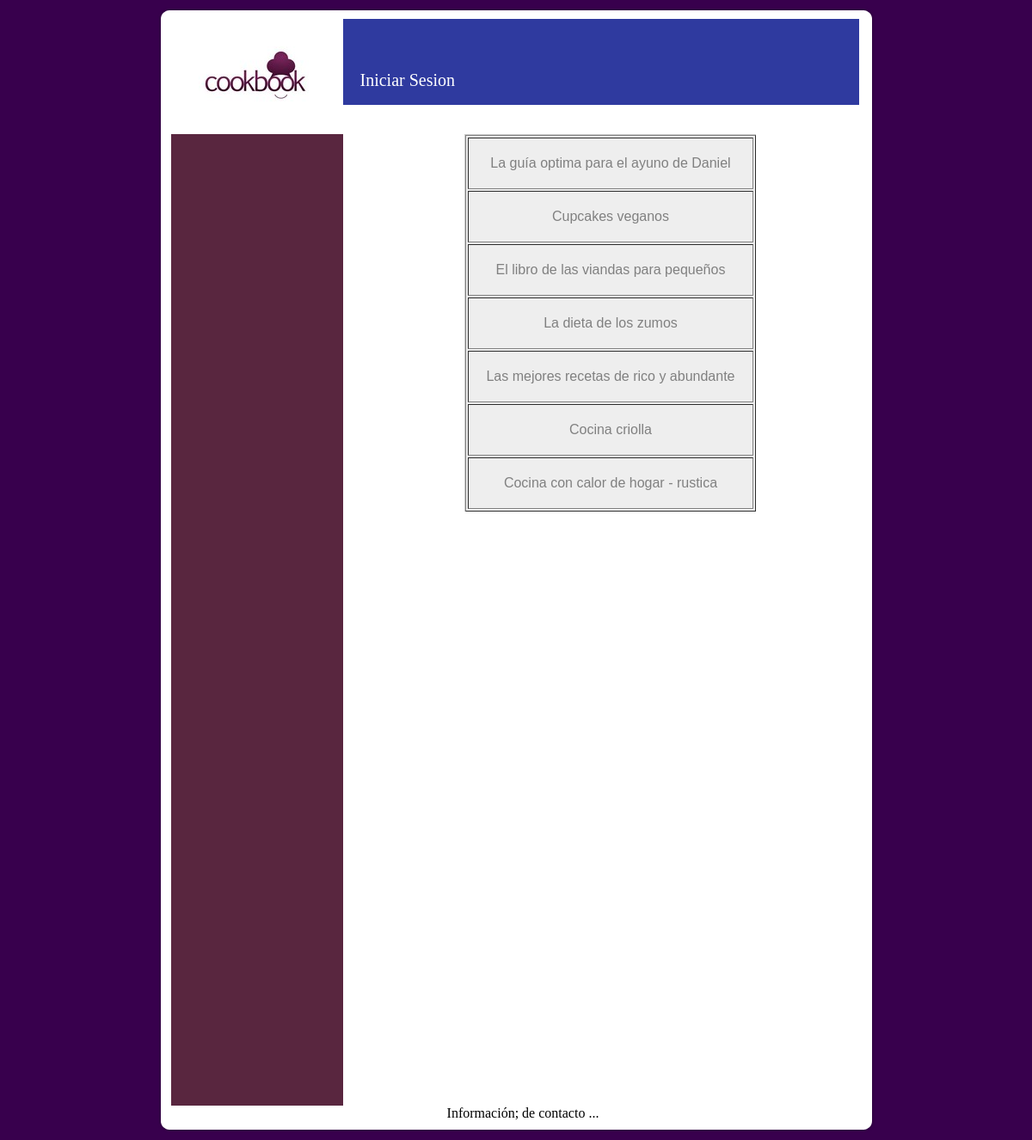
The page / on the database its author committed.
### tables this page shows
CREATE TABLE IF NOT EXISTS `libro` (
  `ISBN` varchar(11) NOT NULL,
  `stock_minimo` int(11) NOT NULL,
  `stock_actual` int(11) NOT NULL,
  `precio` double NOT NULL,
  `titulo` varchar(50) NOT NULL,
  `idioma` varchar(30) NOT NULL,
  `paginas` int(11) NOT NULL,
  `fecha_publi` date NOT NULL,
  `id_autor` int(11) NOT NULL,
  `id_editorial` int(11) NOT NULL,
  `oferta` tinyint(1) NOT NULL DEFAULT '0',
  PRIMARY KEY (`ISBN`,`id_autor`,`id_editorial`),
  KEY `id_autor` (`id_autor`),
  KEY `id_editorial` (`id_editorial`)
);

### index.php (the view, shortened to what this page needs)
<!DOCTYPE html PUBLIC "-//W3C//DTD XHTML 1.0 Strict//EN"
	"http://www.w3.org/TR/xhtml1/DTD/xhtml1-strict.dtd">
<html xmlns="http://www.w3.org/1999/xhtml">
<head>
	<?php
			include('conectar.php');
			$result = mysqli_query($link, "SELECT * FROM libro ORDER BY ISBN asc");
	?>
	<link rel="stylesheet" href="estilos.css"/>
</head>
<body>
<div class="contenedor">
   <div class='fondoContenedorTop'></div>
   <div class='fondoContenedorMain'>
	  <div class="encabezado">
		  <div class="logo"></div>
		  <div class="logeo">
			     <a href="./login.html">Iniciar Sesion</a>
	      </div>
	  </div>
		<div class="principal">
	      <div class="columna"></div>
	      <div class="tabla">
	      <?php
	          $codigo = '<table border="1" cellpadding="20">';
	          while ($arreglo = mysqli_fetch_array($result)) {
					$codigo .= '<tr>';
					$codigo .= '<td>'.utf8_encode($arreglo["titulo"]).'</td>';
                    $codigo .= '</tr>';
              }
              $codigo .='</table>';
              echo $codigo;
	      ?>
	      </div>
		</div>
	  <div class="piedepagina">
		Informaci&oacuten; de contacto ...
	  </div>
     </div>
  <div class='fondoContenedorBottom'></div>
</div>
</body>
</html>

### estilos.css (style rules this page uses)
body { background-image:url("./Imagenes/Fondo.png"); text-align:center; }
.contenedor { width:835px; margin:auto; }
.encabezado { background-image:url("./Imagenes/banner.png"); width:800px; height:100px; background-repeat:no-repeat; }
.logo { background-image:url("./Imagenes/Logo.png"); float: left; width:200px; height:134px; }
.logeo { float:left; margin-left:20px; margin-top:60px; font-size:20px; }
a:link { color:#FFFFFF; text-decoration:none; }
.columna { float:left; background-image:url("./Imagenes/columna.png"); width:200px; height:1130px; }
.tabla { float:right; margin-right:120px; border-top:1px solid #ccc; border-left:1px solid #ccc; background-color:#eee; color: gray; text-align:center; font-family:arial,verdana,times; }
.principal { height:1110px; width:800px; float:left; }
.fondoContenedorTop { background-image:url("./Imagenes/panel_arriba.png"); height:14px; }
.fondoContenedorMain { background-image:url("./Imagenes/panel_medio.png"); padding-left:16px; }
.fondoContenedorBottom { background-image:url("./Imagenes/panel_abajo.png"); height:14px; background-repeat:no-repeat; }
.piedepagina { padding-top:20px; clear:both; text-align:center; }

### rows shown on the page
libro: titulo "La guía optima para el ayuno de Daniel"
libro: titulo "Cupcakes veganos"
libro: titulo "El libro de las viandas para pequeños"
libro: titulo "La dieta de los zumos"
libro: titulo "Las mejores recetas de rico y abundante"
libro: titulo "Cocina criolla"
libro: titulo "Cocina con calor de hogar - rustica"
